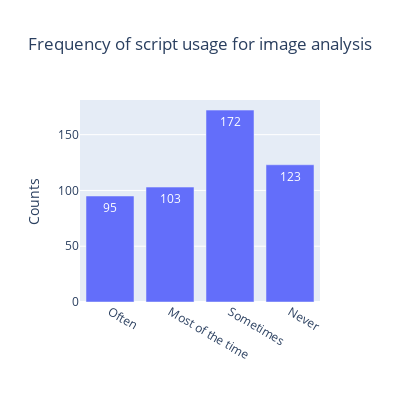

The notebook cell saved with this chart:
### Code cell
#Script usage for image analysis 
frequency =  data["Frequency of script usage"].value_counts()
frequency = px.bar(data, x=frequency.index, y=frequency.values, labels={'x':'', 'y':'Counts'}, width=400, height=400,color_continuous_scale='Fall', text_auto= True, title="Frequency of script usage for image analysis")
frequency.update_layout(title_x=0.5)
frequency.update_xaxes(categoryorder ="array", categoryarray = ['Often','Most of the time','Sometimes','Never'])

### Figure 1 — Plotly figure (JSON) as saved in the notebook; plotly's stock layout.template omitted (floating-point values rounded to 4 significant figures)
{"data": [{"alignmentgroup": "True", "hovertemplate": "=%{x}<br>Counts=%{y}<extra></extra>", "legendgroup": "", "marker": {"color": "#636efa", "pattern": {"shape": ""}}, "name": "", "offsetgroup": "", "orientation": "v", "showlegend": false, "textposition": "auto", "texttemplate": "%{y}", "type": "bar", "x": ["Sometimes", "Never", "Most of the time", "Often"], "xaxis": "x", "y": [172, 123, 103, 95], "yaxis": "y"}], "layout": {"barmode": "relative", "height": 400, "legend": {"tracegroupgap": 0}, "title": {"text": "Frequency of script usage for image analysis", "x": 0.5}, "width": 400, "xaxis": {"anchor": "y", "categoryarray": ["Often", "Most of the time", "Sometimes", "Never"], "categoryorder": "array", "domain": [0, 1], "title": {"text": ""}}, "yaxis": {"anchor": "x", "domain": [0, 1], "title": {"text": "Counts"}}}}
